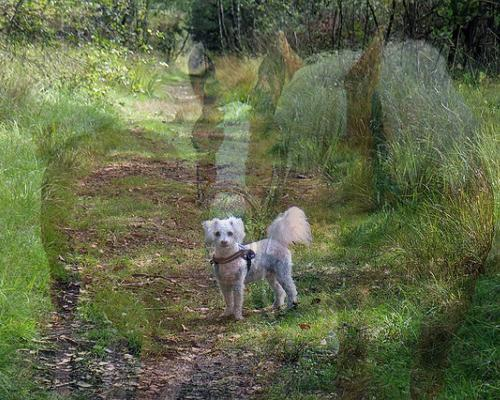
#> input picture base_imagens_ica/1_run/1_saida.jpg, 500 x 400 px, found by its file name; the run also reads 1 picture not shown here
$ jupyter execute 'Exercicio Imagens - 1.ipynb'   (shell and % lines are left out)   (older library calls are emulated)
#> lines starting #> are read from the running program, lines starting #| are printed output that depends on the picture
### ICAfunctions.py
import numpy as np
import matplotlib.pyplot as plt
from numpy.linalg import inv
from scipy.cluster.vq import whiten
import pandas as pd
from pandas.plotting import scatter_matrix
from scipy.stats import entropy, chi2_contingency, shapiro
from sklearn.decomposition import PCA
import time

def g(y):
    #return np.multiply(np.power(y,2),np.sign(y))
    return np.tanh(0.5*y)

def f(y):
    return np.multiply(np.power(y,2),np.sign(y))
    #return np.power(y,3)

def NPCA_RLS(mixtures, beta = 0.996, decay = False, decayRate = 0.01, runs = 1):
    start_time = time.time()

    P = np.identity(mixtures.shape[0])
    W = np.identity(mixtures.shape[0])
    #dW = W
    y = np.zeros(mixtures.shape)

    #whitenedMixtures = mixtures
    #whitenedMixtures = whiten(mixtures.T).T
    pca = PCA(whiten=True)
    whitenedMixtures = pca.fit_transform(mixtures.T).T

    for j in np.arange(runs):
        for i in np.arange(whitenedMixtures.shape[1]):
            if decay:
                beta = 2 - 1/(1-np.exp(-i-4))
            else:
                beta = beta
            y[:,i] = np.dot(W, whitenedMixtures[:,i])
            z = g(y[:,i])
            h = np.dot(P,z)
            m = h/(beta + np.dot(z.T, h))

            Triangle = P - np.outer(m, h.T)
            #lowerIndices = np.tril_indices(whitenedMixtures.shape[0])
            #Triangle[lowerIndices] = Triangle.T[lowerIndices]

            P = (1/beta) * Triangle
            e =  whitenedMixtures[:,i] - np.dot(W.T,z)

            dW = np.outer(m, e.T)

            W = W + dW
            if (np.isnan(W).any() == True):
                print('Lost convergence at iterator %d'%i)
                return y, W
            elif np.all(np.absolute(W) < 1e-6):
                print('Found convergence at iterator %d on run %d'%(i,j))
                return y, W
    print('Execution time: %s seconds'%(time.time()-start_time))
    return y, W
    #return np.dot(W, mixtures), W

# [69 lines left out: functions cichocki_Feedforward, cichocki_Feedback, not called in this run]

### Exercicio Imagens - 1.ipynb
# Exercício 1 de Análise de Componentes Independentes em imagens
Pedro Bandeira de Mello Martins

CPE 782 - Análise de Componentes Independentes

[cell 1]
import numpy as np
import matplotlib.pyplot as plt
from numpy.linalg import inv
from scipy.cluster.vq import whiten
import pandas as pd
from pandas.plotting import scatter_matrix
from scipy.stats import entropy, chi2_contingency, shapiro
from scipy.misc import imread

from evaluation import calculateNegentropy, kde_entropy, KLdivergence, resultsTable, plot_MutualInformation
from ICAfunctions import cichocki_Feedback, cichocki_Feedforward, NPCA_RLS

#Notes:
#SHAPIRO: The algorithm used is described in [R634] but censoring parameters as
#        described are not implemented. For N > 5000 the W test statistic is
#        accurate but the p-value may not be.

[cell 2]
def rebuildPicture(x_r, x_g, x_b, original_shape):
    rebuilt = np.zeros(original_shape, np.float64)

    x_r = x_r-np.min(x_r)
    x_r = x_r/np.amax(x_r)

    x_g = x_g-np.min(x_g)
    x_g = x_g/np.amax(x_g)

    x_b = x_b-np.min(x_b)
    x_b = x_b/np.amax(x_b)

    rebuilt[:, :, 0] = np.reshape(x_r, (original_shape[0], original_shape[1]))
    rebuilt[:, :, 1] = np.reshape(x_g, (original_shape[0], original_shape[1]))
    rebuilt[:, :, 2] = np.reshape(x_b, (original_shape[0], original_shape[1]))

    return rebuilt

def image_histogram_equalization(image, number_bins=256):
    # from http://www.janeriksolem.net/2009/06/histogram-equalization-with-python-and.html

    # get image histogram
    image_histogram, bins = np.histogram(image.flatten(), number_bins, normed=True)
    cdf = image_histogram.cumsum() # cumulative distribution function
    cdf = 255 * cdf / cdf[-1] # normalize

    # use linear interpolation of cdf to find new pixel values
    image_equalized = np.interp(image.flatten(), bins[:-1], cdf)

    return image_equalized.reshape(image.shape)


def rgb_ICA(ICA_method, mixturesRGB, learningRate, runs = 2):
    #y = np.zeros(mixturesRGB.shape)

    print(mixturesRGB[0].shape)

    [y_r, Wr] = ICA_method(mixturesRGB[:, :, 0], learningRate, runs = runs)
    [y_g, Wg] = ICA_method(mixturesRGB[:, :, 1], learningRate, runs = runs)
    [y_b, Wb] = ICA_method(mixturesRGB[:, :, 2], learningRate, runs = runs)

    y = np.dstack((y_r, y_g, y_b))

    plt.imshow(np.reshape(y[0,:,0], (400, 500)))
    plt.show()

    W = [Wr, Wg, Wb]
    #W = Wr

    return y, W


def read_rgb_image(folderPath, n_images = 2, n_channels = 3):
#> called with folderPath = 'base_imagens_ica\\1_run', n_images = 2, n_channels = 3
    X1 = imread(folderPath + '\\1_saida.jpg', flatten = False)
#> X1 is the input picture: shape (400, 500, 3); mean R, G, B 96.4, 103.8, 72.1
    X2 = imread(folderPath + '\\2_saida.jpg', flatten = False)

    mixtures = np.zeros((n_images, X1.shape[0]*X1.shape[1], n_channels), np.float64)

    mixtures[0, :, 0] = X1[:,:,0].flatten()
    mixtures[0, :, 1] = X1[:,:,1].flatten()
    mixtures[0, :, 2] = X1[:,:,2].flatten()

    mixtures[1, :, 0] = X2[:,:,0].flatten()
    mixtures[1, :, 1] = X2[:,:,1].flatten()
    mixtures[1, :, 2] = X2[:,:,2].flatten()

    original_shape = X1.shape
#> original_shape = (400, 500, 3)

    return mixtures, original_shape

[cell 3]
learning_rate = 1e-6
n_images = 2

[cell 4]
folderPath = 'base_imagens_ica\\1_run'
mixtures, original_shape = read_rgb_image(folderPath)
#> original_shape = (400, 500, 3)
print(mixtures.shape)
#| (2, 200000, 3)
print(original_shape)
#| (400, 500, 3)

[cell 5]
picture1 = rebuildPicture(mixtures[0, :, 0], mixtures[0, :, 1], mixtures[0, :, 2], original_shape)
#> in rebuildPicture, `rebuilt[:, :, 0] = np.reshape(x_r, (original_shape[0], original_shape[..`:
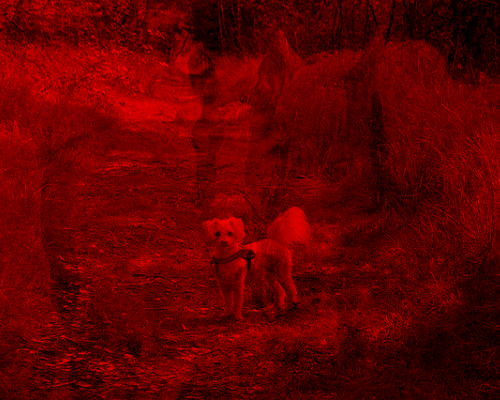
#> rebuilt: shape (400, 500, 3) float64; mean of channels 0, 1, 2 0.382, 0, 0; drawn as R, G, B
#> in rebuildPicture, `rebuilt[:, :, 1] = np.reshape(x_g, (original_shape[0], original_shape[..`:
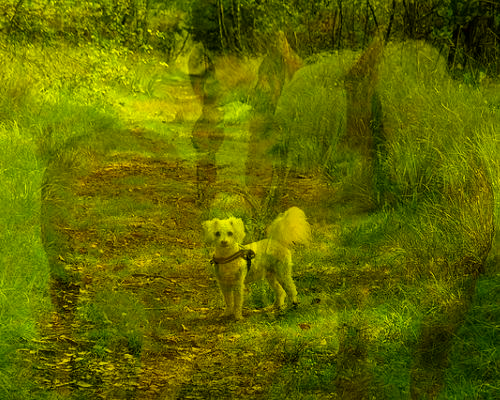
#> rebuilt: shape (400, 500, 3) float64; mean of channels 0, 1, 2 0.382, 0.407, 0; drawn as R, G, B
picture2 = rebuildPicture(mixtures[1, :, 0], mixtures[1, :, 1], mixtures[1, :, 2], original_shape)
#> call 2 of rebuildPicture, with x_r = array of shape (200000,), x_g = array of shape (200000,), x_b = array of shape (200000,), original_shape = (400, 500, 3)
#> in rebuildPicture (call 2), `rebuilt[:, :, 2] = np.reshape(x_b, (original_shape[0], original_shape[..`:
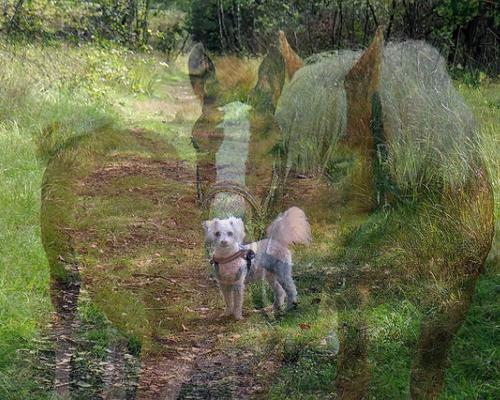
#> rebuilt: shape (400, 500, 3) float64; mean of channels 0, 1, 2 0.402, 0.409, 0.282; drawn as R, G, B

fig, axes = plt.subplots(1,2, dpi = 128)
axes[0].imshow(picture1)
axes[1].imshow(picture2)
axes[0].axis('off')
axes[1].axis('off')

fig.tight_layout()
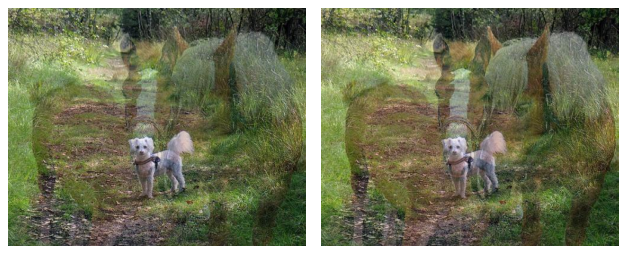
#> figure drawn by matplotlib, 2 panels

## NPCA-RLS Algorithm

[cell 6]
[yNPCA, WNPCA] = rgb_ICA(NPCA_RLS, mixtures, (1/1+1e-14))
#| (200000, 3)
